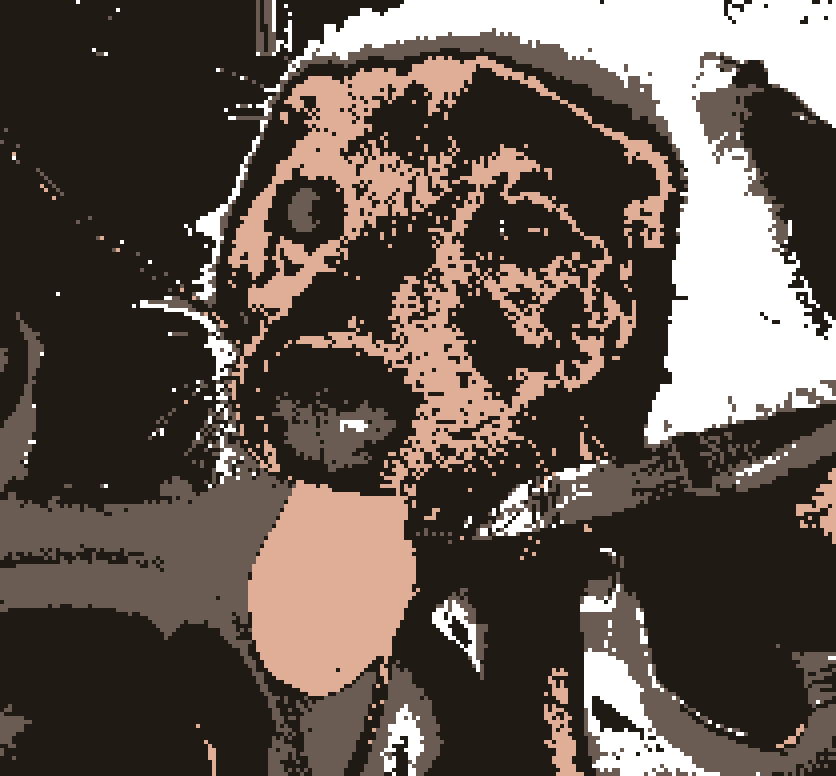
#> input picture images/transparent.png, 836 x 776 px
$ python pixel.py
#> lines starting #> are read from the running program, lines starting #| are printed output that depends on the picture
"""
This program allows the user to create pixel art from an image.
The user can select an image, and then use the slider to change the pixel size.
The user can also select the number of colors to use in the image.
The user can then click on the image to paint the pixels.
The user can also save the image as a png file.
"""

import copy
from datetime import datetime
import tkinter as tk
from tkinter import filedialog
import matplotlib.pyplot as plt
from matplotlib.widgets import Button, RadioButtons, Slider, TextBox
import matplotlib.colors as mcolors
from PIL import Image


def save_history_before_action(method):
    """
    Decorator to save the current state of the image before an action is performed.
    """

    # [5 lines left out: function wrapper, not called in this run]

    return wrapper


class ImageEditor:
    """
    Class to represent the image editor.
    """

    def __init__(self, image_path=None, pixel_size=6, num_colors=4):
#> called with pixel_size = 6, num_colors = 4
        self.pixel_size = pixel_size
        self.num_colors = num_colors
        self.image_path = image_path if image_path else self.load_image()
#> the answer given: images/transparent.png
        self.original_image = Image.open(self.image_path)
#> self.original_image is the input picture: PIL image 836x776 RGBA; mean R, G, B, A 96, 83.8, 76.6, 222
        self.quantized_image = self.original_image.quantize(colors=num_colors)
        self.color_palette = [
            tuple(self.quantized_image.getpalette()[i: i + 3])
            for i in range(0, num_colors * 3, 3)
        ]
#> self.color_palette = [(32, 26, 21), (107, 92, 83), (255, 255, 255), (224, 173, 150)]
        self.image = self.pixelate_image(self.image_path, pixel_size)
        self.history = []
        self.paint_color = self.color_palette[0]

    # [16 lines left out: functions change_num_colors, change_color, not called in this run]

    def load_image(self):
        """
        Load an image from the user's computer.
        """
        root = tk.Tk()
        root.withdraw()
        return filedialog.askopenfilename(title="Select Image")

    # [7 lines left out: function save_to_history, not called in this run]

    def pixelate_image(self, image_path, pixel_size):
        """
        Pixelate the image.
        """
#> called with image_path = 'images/transparent.png', pixel_size = 6
        image = Image.open(image_path)
        image = image.resize(
            (image.size[0] // pixel_size,
             image.size[1] // pixel_size), Image.NEAREST
        )
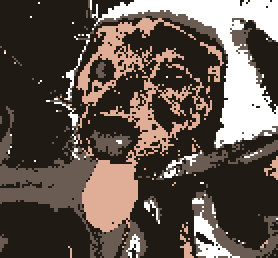
#> image: PIL image 139x129 RGBA (shown 2 times larger); mean R, G, B, A 96.2, 83.9, 76.6, 222.1; transparent parts drawn white
        if self.num_colors:
            image = image.convert(
                "P", palette=Image.ADAPTIVE, colors=self.num_colors)
#> image: PIL image 139x129 P
        return image.resize(
            (image.size[0] * pixel_size, image.size[1]
             * pixel_size), Image.NEAREST
        )
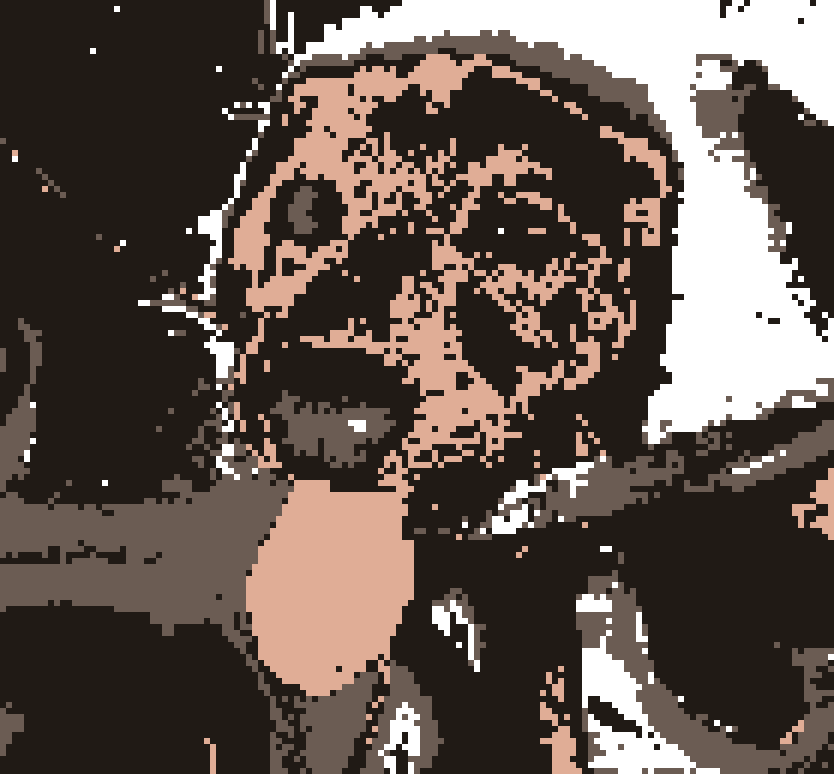
#> returned value: PIL image 834x774 P; mean R, G, B 96.2, 83.9, 76.6
#> in __init__, `self.paint_color = self.color_palette[0]`: self.paint_color = (32, 26, 21)

    # [61 lines left out: functions save_image, save_transparent_png, paint_pixel, calculate_new_palette, change_pixel_size, undo, not called in this run]


class BoardGUI:
    """
    Class to represent the GUI for the image editor.
    """

    def __init__(self, image_editor):
        self.is_slider_adjusting = False
        self.image_editor = image_editor
        self.fig, self.ax = plt.subplots()

        self.fig.patch.set_facecolor("lightyellow")
        plt.subplots_adjust(left=0.3)
        self.display_image()
        self.add_widgets()
        self.fig.canvas.mpl_connect("button_press_event", self.on_click)
        plt.show()
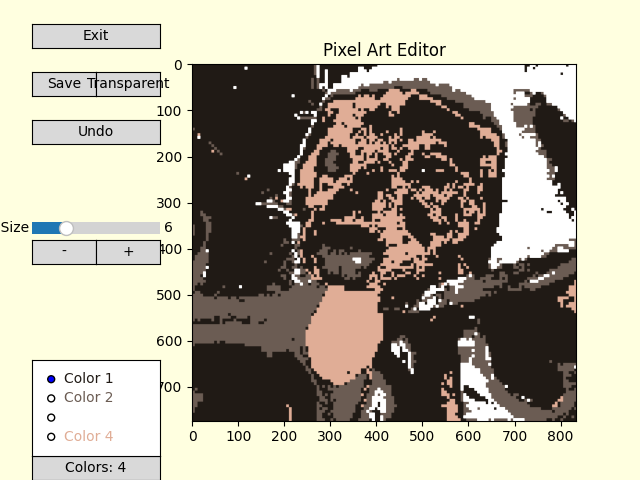
#> figure drawn by matplotlib, 3 panels

    def display_image(self):
        """
        Display the image on the GUI.
        """
        self.ax.imshow(self.image_editor.image)
        self.ax.set_title("Pixel Art Editor")
        self.ax.figure.canvas.draw()

    def add_widgets(self):
        """
        Add the widgets to the GUI.
        """
        button_width = 0.2
        button_height = 0.05
        start_x = 0.05
        save_button_y = 0.8
        undo_button_y = 0.7
        slider_y = 0.5

        color_num_button_y = 0
        color_palette_y = 0 + button_height

        # Save Button
        ax_save = plt.axes(
            [start_x, save_button_y, button_width / 2, button_height])
        self.btn_save = Button(ax_save, "Save")
        self.btn_save.on_clicked(self.image_editor.save_image)

        # Save Transparent Button
        ax_save_transparent = plt.axes(
            [
                start_x + (button_width / 2),
                save_button_y,
                button_width / 2,
                button_height,
            ]
        )
        self.btn_save_transparent = Button(ax_save_transparent, "Transparent")
        self.btn_save_transparent.on_clicked(
            self.image_editor.save_transparent_png)

        # Undo Button
        ax_undo = plt.axes(
            [start_x, undo_button_y, button_width, button_height])
        self.btn_undo = Button(ax_undo, "Undo")
        self.btn_undo.on_clicked(self.undo)

        # Slider for Pixel Size
        ax_pixel_size_slider = plt.axes(
            [start_x, slider_y, button_width, button_height]
        )
        self.pixel_size_slider = Slider(
            ax_pixel_size_slider,
            "Pixel Size",
            valmin=1,
            valmax=20,
            valinit=self.image_editor.pixel_size,
        )
        self.pixel_size_slider.on_changed(self.on_slider_change)
        self.fig.canvas.mpl_connect(
            "button_release_event", self.on_slider_released)

        # Increase/Decrease Pixel Size Buttons
        ax_decrease_pixel_size = plt.axes(
            [start_x, slider_y - button_height, button_width / 2, button_height]
        )
        self.btn_decrease_pixel_size = Button(ax_decrease_pixel_size, "-")
        self.btn_decrease_pixel_size.on_clicked(self.decrease_pixel_size)

        ax_increase_pixel_size = plt.axes(
            [
                start_x + button_width / 2,
                slider_y - button_height,
                button_width / 2,
                button_height,
            ]
        )
        self.btn_increase_pixel_size = Button(ax_increase_pixel_size, "+")
        self.btn_increase_pixel_size.on_clicked(self.increase_pixel_size)

        # Num Colors Button
        ax_num_colors = plt.axes(
            [start_x, color_num_button_y, button_width, button_height]
        )
        self.btn_num_colors = Button(
            ax_num_colors, f"Colors: {self.image_editor.num_colors}"
        )
        self.btn_num_colors.on_clicked(self.change_num_colors)

        # Color Palette
        normalized_color_palette = [
            (r / 255, g / 255, b / 255) for r, g, b in self.image_editor.color_palette
        ]
        ax_color = plt.axes(
            [
                start_x,
                color_palette_y,
                button_width,
                button_height * len(normalized_color_palette),
            ]
        )
        color_labels = [
            f"Color {i+1}" for i in range(len(normalized_color_palette))]
        self.radio_color = RadioButtons(ax_color, color_labels)
        for i, label in enumerate(self.radio_color.labels):
            color = normalized_color_palette[i]
            hex_color = mcolors.to_hex(color)
            label.set_color(hex_color)
        self.radio_color.on_clicked(self.image_editor.change_color)

        ax_exit = plt.axes([start_x, 0.9, button_width, button_height])
        self.btn_exit = Button(ax_exit, "Exit")
        self.btn_exit.on_clicked(self.exit)

    # [79 lines left out: functions exit, undo, change_num_colors, on_slider_change, increase_pixel_size, decrease_pixel_size and 2 more, not called in this run]


image_editor = ImageEditor()
board_gui = BoardGUI(image_editor)

$ run again, with images/111.png copied over images/transparent.png
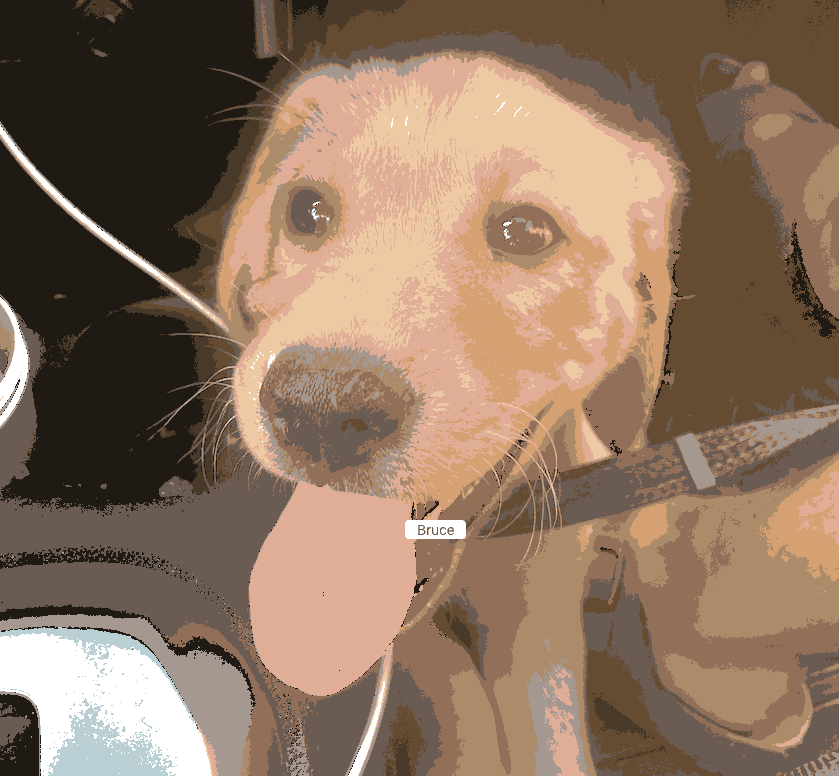
#> input picture images/111.png, 839 x 776 px
#> in __init__, self.original_image is the input picture: PIL image 839x776 RGBA; mean R, G, B, A 141.5, 115.6, 95.7, 246.7
#> self.color_palette = [(32, 26, 21), (107, 92, 83), (100, 75, 50), (224, 173, 150)]
#> in pixelate_image, `return image.resize( (image.size[0] * pixel_size, image.size[1] * pixe..`:
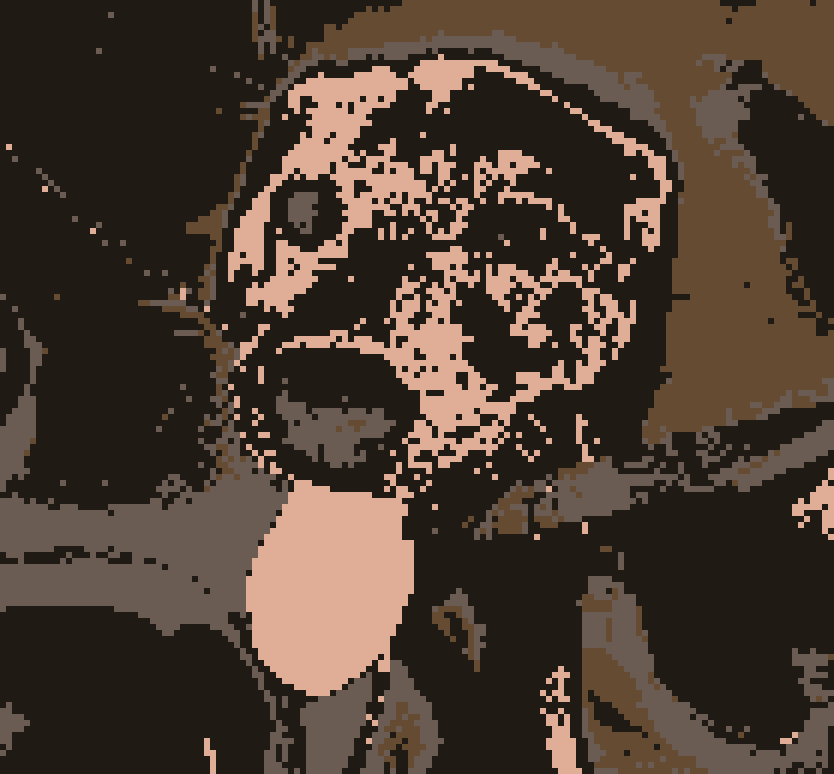
#> returned value: PIL image 834x774 P; mean R, G, B 75.9, 60.4, 50
#> self.paint_color = (32, 26, 21)
#> in __init__, `plt.show()`:
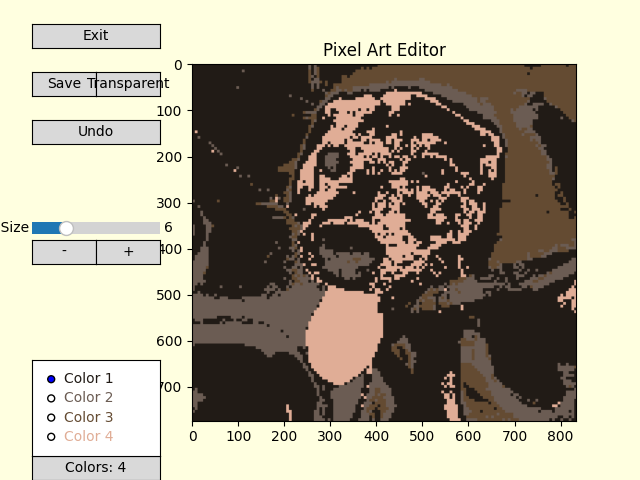
#> figure drawn by matplotlib, 3 panels
